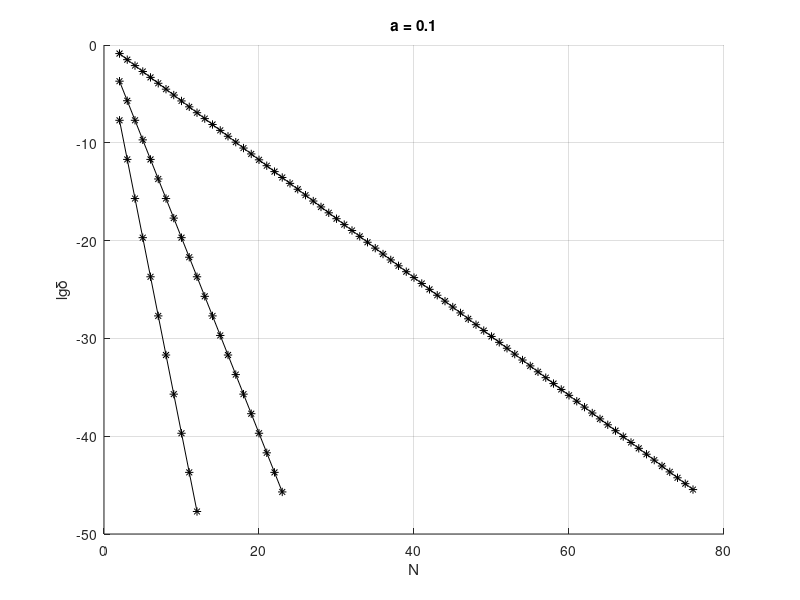

Source code (MATLAB):
clear all
close all
clc
%% a = 0.1
d = [0.000200020002000200064419804301668556010233421278048349139880263575388576
2.000002000002000668135149044723970997935470693224188534896623809364e-06
2.0000000200000010881784394636940853582700566695659878635887310839e-08
2.0000000002000011102430248472034227158819757772867937062816688e-10
2.000000000002001332267631552852790525866630494160490843903381e-12
2.0000000000000215543122344754508036685736477630760134150704e-14
2.00000000000000197635683940025157950627719369455661348388e-16
2.000000000000002000401444325282719696640663206873237287e-18
2.0000000000000022204660492503142518570786454644652862e-20
2.00000000000000244249085417534581257989310781189116e-22
2.000000000000002664535261100377397998041683956995e-24
2.0000000000000028865798640454090080681172908324e-26
2.00000000000000310862446895064064284828176229e-28
2.000000000000003330669073875474299954796898e-30
2.0000000000000035527136788005041126407061e-32
2.00000000000000377475828372544527268239e-34
2.000000000000003996802888646987389272e-36
2.0000000000000042188475304351235524e-38
2.00000000000000444089218647279018e-40
2.000000000000004662957904107091e-42
2.0000000000000048852717468949e-44
2.00000000000000516181069177e-46];

N1 = 2:length(d)+1;

grid on, hold on
plot(N1, log10(d), 'k*-')

%% a = 0.01
d = [2.0000000200000003665334590244426300990624382631030601971660887707e-08
2.000000000002000249800182541159834958426319835211315842879056e-12
2.00000000000000053306690738754707300718827721583350896311e-16
2.0000000000000004163536342344337416672701220615042996e-20
2.000000000000000499600363081320500390754575404747e-24
2.00000000000000058286708792840726258949137521e-28
2.0000000000000006661338147750940497355588e-32
2.000000000000000749400541622200743155e-36
2.0000000000000008326672710067637e-40
2.0000000000000009159464673501e-44
2.000000000000001043792409e-48
];

N2 = 2:length(d)+1;
plot(N2, log10(d), 'k*-');
%% a = 0.5
d = [0.13333333333333333333333333333333333333333333333333333333333333333598791
0.031746031746031746031746031746031746031746031746031746031746031717525775
0.007843137254901960784313725490196078431372549019607843137254901110139777
0.001955034213098729227761485826001955034213098729227761485825992457667144
0.000488400488400488400488400488400488400488400488400488400487930572839884
0.000122077763535372031984374046267472379906000122077763535372463542555652
3.0518043793392843518730449378194857709620813305867093919421969442253e-05
7.629423635191479459684218155739424665163670210533945213195045823266e-06
1.907350451803638270986815440001907350451803638270986815886784760579e-06
4.7683727188998982667680422706704785038181552453411210423138067413e-07
1.19209296656209031117500729411883915179009150207588088738004940509e-07
2.9802322831784528967507615201288688202033761173989790081250790791e-08
7.450580624679403844026490464905241373573397746583066183801310075e-09
1.862645150965680508842394229809189429328953315810256849904038644e-09
4.65661287416159475086293992373695129615649378303356836514279723e-10
1.16415321833711078031553833165180044782183834164297369186755012e-10
2.9103830457157220086914563145356290088171318203795264951509249e-11
7.275957614209895682922105682093104790263507692693953493468203e-12
1.818989403547510837055185684982511871280605657258751160700004e-12
4.54747350886567516534088683219245942537604434151827103977221e-13
1.1368683772162249208791545370855191751239252379949090408121e-13
2.8421709430404411331628443866909089314899957075507351631845e-14
7.105427357601027102260209748248706277030877660229084901203e-15
1.776356839400252042399621110970324621921455383833944862748e-15
4.44089209850062714777065819862825696754575735522479013118e-16
1.11022302462515660205338988848237103143012308137734542443e-16
2.775557561562891389577678057971768376922500862991461063e-17
6.938893903907228401721822230408075199848621436743173471e-18
1.734723475976807095916557250444434749786293706667534957e-18
4.33680868994201773697020668413759685228202195630014805e-19
1.08420217248550443406622751841105608682670587783722279e-19
2.7105054312137610850553662006380507631861112756596095e-20
6.776263578034402712569538879476633499289013089573073e-21
1.694065894508600678138079930986752536778188110645028e-21
4.23516473627150169534250933441537769324475347476149e-22
1.05879118406787542383545917778812544523720347226438e-22
2.6469779601696885595885428470854892519983901868565e-23
6.617444900424221398971291431848207903369822197716e-24
1.654361225106055349742818752595457274803454870013e-24
4.13590306276513837435704431563452149580609462088e-25
1.03397576569128459358926091854278378811059818243e-25
2.5849394142282114839731521961283837970017342732e-26
6.462348535570528709932880427678587006916913678e-27
1.615587133892632177483220103004767771453815842e-27
4.03896783473158044370805025506663021822991824e-28
1.00974195868289511092701256361468064699735698e-28
2.5243548967072377773175314089466183776766439e-29
6.310887241768094443293828522338939642049649e-30
1.577721810442023610823457130599606821986808e-30
3.94430452610505902705864282660583748084212e-31
9.8607613152626475676466070671658606873917e-32
2.4651903288156618919116517671870885735962e-32
6.162975822039154729779129420380150103692e-33
1.54074395550978868244478235999770760724e-33
3.85185988877447170611195590061396149064e-34
9.6296497219361792652798899422710803715e-35
2.4074124304840448163199724930036724826e-35
6.018531076210112040799931868967275377e-36
1.504632769052528010199982253890243433e-36
3.76158192263132002549996314781643939e-37
9.4039548065783000637498726676613279e-38
2.3509887016445750159319887083594612e-38
5.877471754111437539808660527437796e-39
1.469367938527859384938685208691226e-39
3.67341984631964846225847435991185e-40
9.1835496157991211550767345764174e-41
2.2958874039497802883885917807896e-41
5.739718509874450718589468187455e-42
1.43492962746861147110037623341e-42
3.58732406867152321589442498855e-43
8.9683101716787698720239346185e-44
2.2420775429196649301733514618e-44
5.605193857298968640234204073e-45
1.40129846432460141006014735e-45
3.5032461608105058156999917e-46
];

N3 = 2:length(d)+1;
plot(N3, log10(d), 'k*-');
%% a = 0.9

d = [3.81564408258214706761420678037714805687224191770249123560908341548512424
2.268405899790635407262538732044068688171246463575527124564169062677354383
1.511650312530732951054372410428499782234136048056645588504515995772969933
1.070679865575259401380208331040199184331324995024824040802943443563714707
0.787182725152738621989004029448380339453581381117319004568968651001221229
0.593253138274915399445241866505070946354183559452997624162682187397065734
0.454897454469251862459615144480015321916086032401490128747367086494275124
0.353203171860080481349324516652488081940189155356372468375223106768993598
0.276806519831056655384559670351822598011447463176457652484491895352088616
0.218468303245257903933873630517541567769540232926893267352413130975904129
0.173361300458500711528229752864524275370761329644421076593726259630531001
0.138147458185803495620544901676100446836647574663153964304695474432679425
0.110449895756711554163944005560953950772253197203203090126423299808104103
0.088535436241094001089780217391922135917347298486160573942607355108676054
0.07111555987913044124730148811567606453860068484702652653379722027222035
0.057217046384709177238432556307656395006558768587419388190743694049563308
0.046095251328941164775576178115096086203533750319048731101191723334696379
0.037174365214225705088988431255630503637055449750831480705779898382230986
0.030005270270361535614397760335220027902063522276249348503318046419251686
0.024235186503489312635805772923018104691759767671735970635288774017154694
0.019585408744627398242177040052142816986717464344853257662500918584882449
0.015834718786368404094144358123460437332573995086665360510584326239644746
0.012806856884115171100975747613857393154821366618389799665047494375959484
0.010360948413699084399632414620469635539099579199285847739373620074107881
0.008384115812910214837054686698716956394060284410279091518222977684029818
0.006785729036336285604883672400072968906962650972560646570624503256257837
0.005492899553273120829262520934043566468097058509309492015958091505213454
0.004446928117851389651798918807761723036767799605252581074794356134477805
0.003600490718735181184551572137352982824379961724121204175597395843823789
0.002915400279369006627645458205583195972469370776346590858140069486530888
0.002360820366335117907937943400516615101820493241648644737578716891098219
0.00191183571416579210240459916810108386297311953299546509815778226089514
0.001548305718388249810379448068874654578924063149614847627224203064877931
0.001253943190590292537419868772632554684574695897294975498087789949692613
0.001015573004647033180729410278754505870244653548289661482339825506088912
0.000822534776073270393444117273898739817241163700010167599875305408028931
0.000666201111129081630882811815882841938418107219964445865148485463214747
0.000539588749925204619918355431885337261726298980940856823700674044702142
0.000437044484132164578546793596109463604002151352962120953188319910039932
0.000353991334700828475994634869725998258427376595215796634113418161060132
0.000286723338837817597396572080019960107594691223505058550662529750941546
0.000232239578550431899945386303456124202033738187148261576092933821133785
0.00018810990840209424428078473286618824600470431999688141851495173621589
0.000152366302952623606928383396256532715160259686921097432093815839645032
0.00012341491898550630088271321877968095788711502074454423489117305993767
9.9964912347912021621837756031415337895197943177353516635676222383488e-05
8.0970810049015459029145667252503791986978470518068319130739793114708e-05
6.5585851638446707690077490778254795793421595002580504506543518601651e-05
5.3124208828476365590758503994302818271980031011195916298988093999427e-05
4.3030391985290527463710067383666251957985720522915769993838794442344e-05
3.4854475026921658219411563386370166415755632875363125312101708470295e-05
2.8232031290606734667097470079768525864762195056807876391976789667543e-05
2.2867884012743841422525854750114188024191152492561972751049074350137e-05
1.8522945810167758146937852913053575137766715238356337075472673895382e-05
1.5003559704774164580251120575516949781478146757900445913956862858341e-05
1.2152866038923209994534450438440525429924134101445965907709099145188e-05
9.843810126629751336228007225131979800755125375794866837668573135817e-06
7.97347874607607059216598304306367093598206349858570605261640474395e-06
6.45851289212416622035806436197748922425424699739943768120458212716e-06
5.231392232854227830135170321932197601715056439261581024023794416951e-06
4.237425602686563158245853935613695269068869993470889999122563936462e-06
3.43231335647972947446645534242556753779540524670161857465104529885e-06
2.780172912218242118168023484891004956603641539053435618269311918767e-06
2.251939464122571906494616823064386648691017372548710284441907623185e-06
1.824070575708114429987471661278322109896437919238669455592461701863e-06
1.477496910293001983508350612066365927032809355084154414245282408917e-06
1.196772329355726865706125408946947601862253207870560089312386443925e-06
9.69385476565435899935946285545883738274553669439768963581103769592e-07
7.85202163707463619444309864170116700555305933632610122427385639958e-07
6.36013705160108506397671982131751516008452142429237223946583201062e-07
5.1517107005238111534762585154183287484823976294859622708893829686e-07
4.17288546319804965845183482396957940885928304277060919413794141673e-07
3.38003709119759778230559686824523158456815258997515624782113249537e-07
2.73782995595736973374691725118771149247732761605856222621800531246e-07
2.21764220664596057672889435427539248489797953997631073714836319445e-07
1.7962901495397040712696976622280100268679574681840377884172816225e-07
1.45499499629802516446547936926747480928977644114362286157158518895e-07
1.17854593071100533649716135783510035634600756114543723703280159794e-07
9.5462219318778640876199247212770699845880268325500661208169447062e-08
7.7324396946962641621049978824089231810308211636292448408507609698e-08
6.2632761066950897334162346288545348947928175302835126112016365985e-08
5.0732536162365941845077922786866654619029864388966341272880815661e-08
4.1093354093463258027136971810311747562636140186063484844290812801e-08
3.3285616685762565539104983530441746093458734680476229083900507105e-08
2.69613494302122908828653632912547145100808545006651503076577284e-08
2.1838692982535896595591790529045122424010708277670489069903013159e-08
1.7689341279154428255697394582005906269747207507622845807933872567e-08
1.4328366412036448067770811955533724647537636063157706472786780067e-08
1.160597677795152816238373465708619117607780434552707207304205465e-08
9.400841179775673554958585494196480668525367148079039377137131214e-09
7.614681348817777005740134352089903334445088676797632128274901289e-09
6.167891888080579203432607111426326690650706373847231821603295469e-09
4.995992426417868991116489034536062051767277858728441029460775105e-09
4.046753863477806675400650691090724143334453579703083945444836448e-09
3.277870628156873684110248543176536299141139203920831142184105191e-09
2.655075207980283476359652431520859169726041987201645539529410052e-09
2.150610917921576517601837869772475260553576969352390917428115295e-09
1.741994843160573517990067735870823941071404455515575731960433182e-09
1.41101582272655630194932979684610308532563264914662681657741812e-09
1.14292281625530585407479218272235659834814342613910711203853224e-09
9.25767481066280113698457750564220926452361558992463879645252946e-10
7.49871659597737283341117329063892124566212173183519492478074652e-10
6.07396044230897666903747429594687499884197245931807486945431295e-10
4.91990795798637974467678180262410896399440394308034637383744736e-10
3.98512544578270651108155329272814101969298340849984277015308273e-10
3.22795161096178640827897572673306334229602168508698091728018862e-10
2.61464080479886774674043278153361682630739911674651316202664404e-10
2.11785905183447729275226866375895247062988152114288664073071662e-10
1.71546583195141210079303431243806163894378798023900486707072358e-10
1.38952732385799884706305355141534086603592564718127560914536015e-10
1.12551713231012172197399707819906999356848548275097913212064495e-10
9.1166887716145069985136701797997574259025771123417233969975136e-11
7.3845179049437947992777550237640659846716447288153631910786365e-11
5.9814595029625123975021497757869370541196809079762702690368465e-11
4.8449821973721042194780397327863582583012049546941766616014242e-11
3.9244355798533414819284336516607105980267625456020970680261927e-11
3.17879281966935553795361777076562794340392340844092857200731e-11
2.5748221839244025278358385902090331730701007731725139162323916e-11
2.0856059689736645891675500701295790575279793853298869280560732e-11
1.6893408348653212662208904068509989291826252856748269211273413e-11
1.3683660762387142383033917483698153494645373509107711105391774e-11
1.1083765217519177561261806325835048841462302843823531582768884e-11
8.977849826181080971553315547325439631288846799550268165559183e-12
7.272058359200473638236914754484579617027240639467919729278771e-12
5.890367270948314603639350762487201983447079253598399435230912e-12
4.771197489465465174348401432065005242946000005058801252016493e-12
3.864669966465275267071611130560253176903501533178356751137877e-12
3.130382672835723820680816978514558241959669040399908215302017e-12
2.535609964996182364064234950151044535045505984769116328456057e-12
2.053844071646413080223374212682669226431655416706232070635174e-12
1.66361369803327008077156683349518920347426714339418146441462e-12
1.347527095406735864285562459211048634930847135050894945195277e-12
1.09149694727931637586676126800693883486537670828229662758082e-12
8.84112527296154632495221605862288102938471548193441509669521e-13
7.16131147109825139308121588283639367463971007093445466946103e-13
5.80066229158918928129990572235345380717686817512414663874742e-13
4.69853645618698463077311458730570888949737187728497424806793e-13
3.80581452951128786201349586935885937155962100692792533720495e-13
3.08270976890403186423636347357898701297287269597137320356098e-13
2.49699491281219280689048652261204865564344506420840344000622e-13
2.02256587937782829518249836547504095586975332290586996564295e-13
1.63827836229600952143958839035479241211218851187598631168784e-13
1.32700547345974712480346223856092747024204046771647980208149e-13
1.07487443350238167366816038277549952246292404296621450827316e-13
8.7064829113692030817472951930766754354457605224150194335798e-14
7.0522511582089965139072837590929177975147142209232184970922e-14
5.7123234381492491876268742362456514206016571507298315305714e-14
4.6269819849008669610113180849967787783160484892008773304411e-14
3.7478554077696859491540362032617526560958241453171199753368e-14
3.0357628802934349598888512913128654266966142969881611558884e-14
2.4589679330376753472420318378492356718145889791957636759874e-14
1.9917640257605124767464711203295309378541165606504466059729e-14
1.613328860866012133069656269761942837606781248412357883585e-14
1.3067963773014678893903008562054447128780257577518438025798e-14
1.0585050656141877285481632054132362762003838426627646059603e-14
8.573891031474912402571997955417551079388802111851081757974e-15
6.944851735494673732046651820957758068800492648735296413228e-15
5.625329905750682289157017676868528050515000535059109786236e-15
4.556517223658050444018835077819679724211646062821850423185e-15
3.690778951163019444145971759614891265302285230440268963708e-15
2.989530950442044849070095813600697302283078656771555407098e-15
2.421520069858055759507563377449180797865208797924810518709e-15
1.961431256585024810768220857657229256602541770745507733959e-15
1.588759317833869879073792423732587003307694491196173173339e-15
1.286895047445434471315532890309098545684580343294385346687e-15
1.042384988430801845763432552759349126252600309690334343031e-15
8.4433184062894945311916428324953685170298499915515653747e-16
6.83908790909449035915435481651489469449211744717136922343e-16
5.53966120636653710434070572847592995285621795837726630292e-16
4.48712557715689503978233362280242906372683297301874024689e-16
3.63457171749708500663184762152882394460525724043132515709e-16
2.94400309117263889898665544013764178646451848526758631232e-16
2.38464250384983755915143992104338011077379447409113364083e-16
1.93156042811836847446435640527280324018061117021974058615e-16
1.56456394677587851280731851023380927251587054594134204219e-16
1.26729679688846163907017966918868424538681489693493531629e-16
1.02651040547965396593971370390504376639656068320892439019e-16
8.3147342843851974533036244003867210013091448845924579084e-17
6.7349347703520102163002424400029787963340795230164512054e-17
5.4552971639851285094812468018529196186019225654989401261e-17
4.4187907028279542878167589742186269923583377967730595249e-17
3.579220469290643134716894396747958029325315811974637905e-17
2.8991685801254210723171462195327940746466593825468882291e-17
2.3483265499015911779831571732423497107692984385362667443e-17
1.9021445054202889437808270701047182858209253867488187303e-17
1.5407370493904341177032671785751986399646874603082920201e-17
1.2479970100062516950931758418893823263475941628002151833e-17
1.0108775781050639217069593929233239865240285164510144218e-17
8.18810838265101816199089709435921445462238565206011632e-18
6.632367789947325033316057111785033459480123170505549934e-18
5.372217909857333538683773797628096240603185478849642478e-18
4.351496506984440378829984572256769314165657982239650116e-18
3.524712170657396879315937187830055640735735541633149777e-18
2.855016858232491612165711272168976363475671625795571799e-18
2.312563655168318319336393610735738369886862454635232879e-18
1.873176560686337930679564993120493658230244438197100157e-18
1.517273014155933798447621108067945212784207696684919827e-18
1.228991141466306437207836822144437585187920901023296758e-18
9.95482824587708263142474509896350351953630566455658129e-19
8.06341087916043732856634265298710667973323586403872576e-19
6.53136281211995455791705840239529798283998019248800034e-19
5.29040387781716345263025615108685083101573890916881851e-19
4.28522714103190260786215196055786702506824776221749577e-19
3.4710339842358412834991206402043469693256836086933998e-19
2.81153752723103157827196431464912721162035567870754122e-19
2.27734539705713569071107719929050579894450483951349542e-19
1.84464977161628000045707055122311418020841971314960715e-19
1.49416631500918687407105847519471055929548894815521316e-19
1.21027471515744142769926046318126801481190947498067333e-19
9.8032251927752760479742438539790668430175525549845583e-20
7.9406124061479739906007737764783457822595222740931951e-20
6.4318960489798592497087332505312031975808370841324735e-20
5.2098357996736862493024473473777905216759689596624935e-20
4.2199669977356860701409640183037593583624065026733992e-20
3.4181732681659058854642403709614172090186744220432841e-20
2.7687203472143839038346918540310684229486863546671864e-20
2.2426634812436510727604963752737252217864873845543219e-20
1.8165574198073574585669706343916190415381057566590372e-20
1.4714115100439596140409263843924673291926827332618768e-20
1.1918433231356073461809021013471148388269167934376745e-20
9.653930917398419980410660019189265529284891982070038e-21
7.819684043092720569974052774946158852151775369785686e-21
6.333944074905103974211635168449250717725554397038448e-21
5.130494700673134472263597092443793490415433062044406e-21
4.155700707545239127587248567403921290067739837556021e-21
3.366117573111643859439508347605078766832045501630991e-21
2.726555234220431660682214258039185481111291379411947e-21
2.208509739718549754127059856726980527258531265812603e-21
1.788892889172025389112324232348834507543578941117922e-21
1.449003240229340636679259046893272696954706727826407e-21
1.173692624585765973623841625090577328339972990956078e-21
9.50691025914470485545386436836566346885524129702017e-22
7.70059730990721131288939851285664486979628302408442e-22
6.23748382102484147121765221379713555078495191341909e-22
5.05236189503012184098593244776510086603602271461237e-22
4.09241313497439889313135502298826935802470082919284e-22
3.31485463932926326700195508812302924888963746290016e-22
2.68503225785670337875970504598832058306550762855206e-22
2.17487612886392984411075245414736259416481635975598e-22
1.76164966437978326065518503285134206049737375370478e-22
1.42693622814762451154034066970731273112666575380282e-22
1.15581834479957591137948866011741746892452113251154e-22
9.3621285928765653441315652732371404246774546119776e-23
7.5833241602300183029323264643398579523882774762041e-23
6.1424925697863151284656592764380571079401438522999e-23
4.9754189815269154995604754448800989962239916849968e-23
4.03008937503680175350165563767507603536052148123e-23
3.2643723937798095814110571252602752143854236421184e-23
2.6441416389616458914134782024739811130280071437801e-23
2.1417547275589332777260413700876318874926259070999e-23
1.7348213293227360405598047988727418438256587378802e-23
1.4052052767514162621908285744930606511584056531408e-23
1.1382162741686472285378547185539926724010276833767e-23
9.219551820766043006079222501768731085920563127628e-24
7.467836974820495203411477178685108480316024913368e-24
6.048947949604601413238016152682430884332676981476e-24
4.899647839179727386487316650855623134429134218159e-24
3.968714749735579378883991009929385603091604283498e-24
3.214658947285819455517737265759315554741262196135e-24
2.603873747301513887452948055444708620661625156936e-24
2.109137735314226352908588552137607600774917419737e-24
1.708401565604523430154034315580394606439504062444e-24
1.383805268139664046706210694864137000027864797665e-24
1.120882267193127933139999445791860487454548389154e-24
9.07914636426433670642854287960062256645850136676e-25
7.35410855505411309508270324990040622139506761153e-25
5.95682792959383190094621237915236534667674889706e-25
4.82503062297100407784910251601533420896214928023e-25
3.90827480460651349590473617600512779684318583586e-25
3.16570259173127608788887647194133003628594766438e-25
2.56421909930233375771688249755711748722410044928e-25
2.07701747043489044623745780467010133917558972199e-25
1.68238415105226134446663504470511743984189471488e-25
1.36273116235233175625955271188714275851848466377e-25
1.10381224150538877703591614377809769748633024413e-25
8.9408791561936495351629162084976353208413631558e-26
7.2421121165168564808312784528729024733927057756e-26
5.8661108143786540389262817787256288624767448353e-26
4.7515497596467100059871746948167706607394828028e-26
3.8487553053138352947596895346564080565119338428e-26
3.1174917973042067425825117315477689893223894165e-26
2.5251683558164075860918367031733878196090093463e-26
2.0453863682112902456603895132233742956287096345e-26
1.656762958251145180734976951224896984885621442e-26
1.3419779961834276626128811018538780760377811911e-26
1.0870021769085764603526490076296472396090381285e-26
8.804717632959469763309801016583349206950704295e-27
7.131821282697170860188147509125434780633290253e-27
5.776775238984708681797238518721878781324444272e-27
4.67918794357761426314208282019544927669478384e-27
3.790142234297867740163005976979187613107892362e-27
3.07001520978127302101654914463605936212344588e-27
2.486712319922831269725861392985150761331170636e-27
2.014236979137493427866937562952446784334814321e-27
1.63153195310136975707730119211919184053737896e-27
1.321540882012109568441730196228546628801261643e-27
1.070448114429808803257185605772835546724571584e-27
8.67062972688145173422021499627556016422409728e-28
7.02321007877397625126635353463048061426742367e-28
5.68880016380692104422960966713763656275813314e-28
4.60792813268360627319611310675366388061064298e-28
3.73242178747372126545865633037333263808815699e-28
3.02326164785371437419905344589167596071455811e-28
2.44884193476150876393504216400569456538612808e-28
1.98356196715682219666276933985286382282259326e-28
1.60668519339702605857590516676682644348333288e-28
1.30141500665159117166252340629147240986220509e-28
1.05414615538778890106163653828140206189839832e-28
8.5385838586410905199206958515175572429104414e-29
6.9162529254992836624061299518230790151880619e-29
5.6021648696544200429779619737960132565923804e-29
4.5377535444200804587196365361775834009127029e-29
3.6755803709802653529279703376161388084388567e-29
2.977220100494015082777358415473808686451954e-29
2.4115482814001523360432792946344757564260926e-29
1.9533541079341234885798876009252316173362139e-29
1.5822168274266401038214223682977704477156342e-29
1.2815956302155785473334399816832033710856375e-29
1.03809246047461867456293755449376834668698e-29
8.408548929844411678864888663039614539133064e-30
6.810924633173973795953686339149946535313639e-30
5.516848952870919046941718417657267202427119e-30
4.468647651825444648520370229538801927710149e-30
3.61960459797861034390453831807311806474566e-30
2.931879724362674523231137167722192095513559e-30
2.374822576733766480998674621260051771370364e-30
1.923606287154350944525903790735311438361432e-30
1.55812109259502434194873382290174922274764e-30
1.262078085001969779253503245933466968308819e-30
1.02228324885159557163811099859069525171911e-30
8.28049431569792453885516339347361281824575e-31
6.70720039571531920742771844761387553304653e-31
5.43283232052940882609003119376199671991418e-31
4.40059417962882136627252447072181626208566e-31
3.56448128549934548256382018590543430507961e-31
2.88722984125446998334198540481933686587224e-31
2.33865617141612080190389394010568315894686e-31
1.89431149884705794301363156654707689923701e-31
1.53439231406611700955293833084006953262965e-31
1.24285777439355483906451643178419753164538e-31
1.00671479725877946931683378680131628960971e-31
8.154389857796114103830415094960850150438e-32
6.6050557848148527500175260317260470637087e-32
5.3500951857000309915052568774457908507043e-32
4.3335771004170253169520106105992405941794e-32
3.5101974513377906799356628376445803448719e-32
2.8432599355836105910435595738252563296248e-32
2.3030405478227246923847780643489027198085e-32
1.8654628437364070928796609738960321840451e-32
1.5110249034264898197913978391475894345489e-32
1.2239301717754568144237188871554411223697e-32
9.913834391381200686012884304484712362098e-33
8.030205857018772951906852538068257373409e-33
6.50446674418520641199604732964222421356e-33
5.268618062790017453687510356848913949642e-33
4.267580630859914348063159781215396727904e-33
3.45674031099653079249794297900669118701e-33
2.79995965190719008008242818992291424624e-33
2.267967318044824076775632995932211530335e-33
1.837053527616307592834444051053013096926e-33
1.488013357369209223619306304354832352622e-33
1.205290819469059530604597235657597904808e-33
9.76285563769938267962820435631800744132e-34
7.90791306653650036070092650290293331916e-34
6.40540958389456560823143412319141011623e-34
5.18838176295459839867904358010613383061e-34
4.20258922799322491029940494122280696539e-34
3.40409727467451234531171390728575231953e-34
2.75731879248635513575843999042623731797e-34
2.23342822191394777016903458487268781382e-34
1.80907685975029778310273606197731771272e-34
1.46535225639774127661854054428676466534e-34
1.18693532768217049262834149055269044375e-34
9.6141761542255814646849900026888459849e-35
7.7874826849227213706552311605663298291e-35
6.3078609747874046214816597213062468853e-35
5.1093673895777979955135321893021742637e-35
4.1385875855580165805778825646001816715e-35
3.3522559443019935956798137675391388976e-35
2.7153273148846149464842169274219507427e-35
2.199415125056538215178969172549222738e-35
1.7815262512957960422016947511148047341e-35
1.4430362635495948653905818660503034823e-35
1.1688593734751718986424317458461177764e-35
9.467760925148892846180752259859276248e-36
7.668886349370603583820732766827205086e-36
6.211797942990189209411250538096825942e-36
5.031556333822053507902247225829462031e-36
4.075560630395863542507676456148669819e-36
3.301204110620649632328483391316022264e-36
2.673975329602726334133528086979796387e-36
2.165920016978208437526229083098832507e-36
1.754395213752348920968078672685122103e-36
1.42106012313940269610788876719476299e-36
1.151058699742916240648151029578131824e-36
9.32357546791762200934116092912017106e-37
7.55209612901327420024485450390983232e-37
6.11719786450075240407233158277550538e-37
4.95493027024560969182070634903270058e-37
4.01349351889894404844160136318147335e-37
3.25092975030814483967553476722468859e-37
2.63325309774959745009531775346602963e-37
2.13293500917717403984658833786276098e-37
1.72767735743351105754704017175776531e-37
1.39941865952114402568579363242908074e-37
1.13352911421212671675712880096214588e-37
9.181585825118226858967058065320245e-38
7.4370845183457641228346201401588102e-38
6.0240384598600692368970169403482717e-38
4.8794711524866563309998676969822046e-38
3.9523716335141918243336812374569477e-38
3.2014210231464955368089594628601007e-38
2.5931510287486615138333051491875481e-38
2.1004523332864159252330733060959111e-38
1.7013663899619969835850212428156258e-38
1.3781067758692176248861311640073946e-38
1.1162664884540663314076898340902839e-38
9.041758556477937732132747774338855e-39
7.323824430747129925883280055271044e-39
5.932297788905175534058731391912546e-39
4.805161209013192420971043929952197e-39
3.892180579300686054233224596097199e-39
3.152666269233555860605614883116561e-39
2.553659678079180374134374228004348e-39
2.068464339244136206081278419650024e-39
1.675456114787750410498884517316186e-39
1.357119452978077900310856346477863e-39
1.099266756912243154276505545273773e-39
8.90406073098916999631287301211837e-40
7.21228919210122805970289920646358e-40
5.84195424560199502297828560869479e-40
4.7319829389376162080221811632716e-40
3.83290618053946932314491779676529e-40
3.10465400623697031008687384778048e-40
2.51476974505194608005863483082654e-40
2.036963493492076429818943694367e-40
1.64994042972858199373675733667119e-40
1.33645174808015148475295397015852e-40
1.08252591594492275269346490089261e-40
8.7684599191538747540677142083648e-41
7.102452534514638924092857215823e-41
5.7529865529568578335192883375399e-41
4.6599191078950550947721964780663e-41
3.7745344773949948313038202175689e-41
3.0573729266899459811723243350219e-41
2.4764720706188563826417321482242e-41
2.0059423772012737834995516491637e-41
1.6248133255330318583005424523548e-41
1.3160987936817558826106845569477e-41
1.0660400228822223291596558571012e-41
8.634924185346076347464106629938e-42
6.994288590130332399634612484809e-42
5.665373758005579179730338019342e-42
4.588952743984528494267918081314e-42
3.717051722627476899337820284419e-42
3.010811895328264605705323949119e-42
2.438757635215902177356999388593e-42
1.97539368452488817060035799611e-42
1.60006888446516641345732996365e-42
1.296055796416791403389387175689e-42
1.049805195097607281712806997479e-42
8.50342208029067801241193736565e-43
6.88777188503550502399920340223e-43
5.57909522687881185896344216458e-43
4.51906713377188755771948795069e-43
3.6604443783552761903049959537e-43
2.96495994646781844727063394177e-43
2.4016175566389752845542901364e-43
1.94531022087761007085474439465e-43
1.57570127891090212836061720478e-43
1.27631803591786036154614970824e-43
1.03381760909350009589837839284e-43
8.3739226336576654230676814493e-44
6.782877333263007125514543079e-44
5.4941306399433182462461802421e-44
4.4502458183543555813255330616e-44
3.6046991128672818244416774019e-44
2.9198062814227389616452222654e-44
2.3650430879526466861642889348e-44
1.9156849012418601351491758203e-44
1.5517047700061118897266372781e-44
1.2568808637051451950659682673e-44
1.0180734995964978244642624467e-44
8.246395346726541958114500345e-45
6.679580230843649539777473661e-45
5.410459986978736949906847031e-45
4.382472589448375270376736227e-45
3.549802797448991219969341465e-45
2.875340265929687283195402383e-45
2.329025615399238697307955649e-45
1.886510748469754244605743866e-45
1.528073706326069962077789366e-45
1.237739702130441714105665925e-45
1.002569158731656206205410888e-45
8.12081018578330537385619234e-46
];

N4 = 2:length(d) + 1;
title('a = 0.1');
xlabel('N'); ylabel('lg\delta');
% plot(N, log10(d), 'k*-')

tg = -45./ [max(N2) max(N1) max(N3) max(N4)];
a = [0.01 0.1 0.5 0.9];
distance = log(a)/pi;

disp(tg./distance);